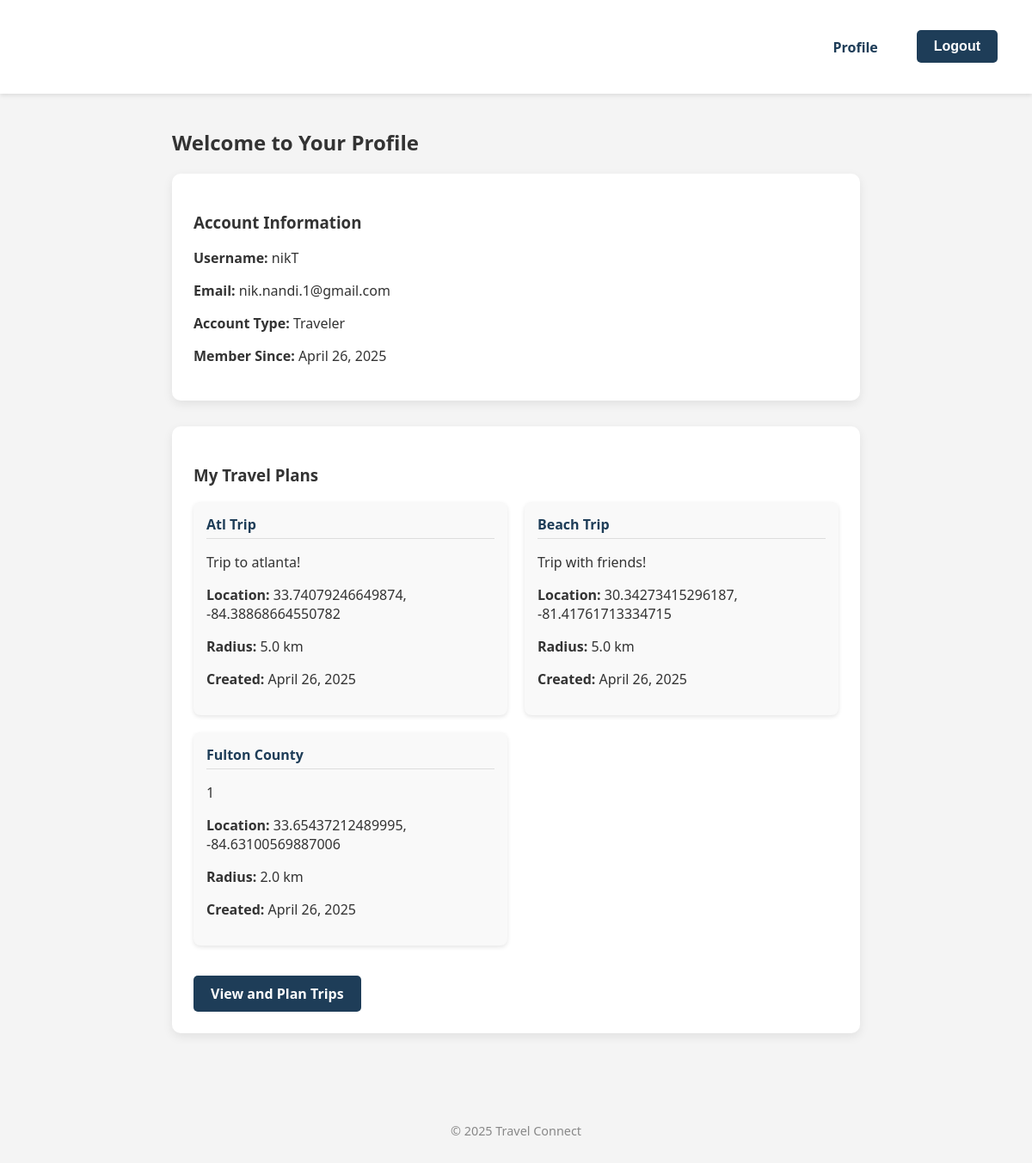
The app's page /accounts/profile/ (signed in) with its own data.
### pages/models.py (models this page shows, shortened)
class User(AbstractUser):
    ROLE_CHOICES = (
        ('traveler', 'Traveler'),
        ('guide', 'Tour Guide'),
        ('admin', 'Admin'),
    )
    role = models.CharField(max_length=20, choices=ROLE_CHOICES, default='traveler')
    def is_traveler(self):
        return self.role == 'traveler'
    def is_guide(self):
        return self.role == 'guide'
    def is_admin(self):
        return self.role == 'admin'

class TripArea(models.Model):
    user = models.ForeignKey(User, on_delete=models.CASCADE, related_name='trip_areas')
    name = models.CharField(max_length=100)
    description = models.TextField(blank=True)
    latitude = models.FloatField()
    longitude = models.FloatField()
    radius = models.FloatField()  # in kilometers
    created_at = models.DateTimeField(auto_now_add=True)

### pages/views.py (the view, shortened to what this page needs)
# urls.py: path('accounts/profile/', views.profile_view, name='profile'),
@login_required
def profile_view(request):
    trip_areas = TripArea.objects.filter(user=request.user)
    context = {'trip_areas': trip_areas}
    return render(request, 'pages/profile.html', context)

### pages/templates/pages/profile.html (shortened to what this page needs)
{% extends 'pages/base.html' %}
{% block content %}
<div class="profile-container">
    {% if user.is_admin %}
        {% include 'pages/admin_dashboard.html' %}
    {% else %}
        <h2>Welcome to Your Profile</h2>
        <div class="profile-card">
            <h3>Account Information</h3>
            <p><strong>Username:</strong> {{ user.username }}</p>
            <p><strong>Email:</strong> {{ user.email }}</p>
            <p><strong>Account Type:</strong> {{ user.get_role_display }}</p>
            <p><strong>Member Since:</strong> {{ user.date_joined|date:"F j, Y" }}</p>
        </div>
        {% if user.is_traveler %}
        <div class="profile-section">
            <h3>My Travel Plans</h3>
            {% if trip_areas %}
                <div class="trip-areas">
                    {% for trip in trip_areas %}
                    <div class="trip-card">
                        <h4>{{ trip.name }}</h4>
                        {% if trip.description %}
                        <p>{{ trip.description }}</p>
                        {% endif %}
                        <p><strong>Location:</strong> {{ trip.latitude }}, {{ trip.longitude }}</p>
                        <p><strong>Radius:</strong> {{ trip.radius }} km</p>
                        <p><strong>Created:</strong> {{ trip.created_at|date:"F j, Y" }}</p>
                    </div>
                    {% endfor %}
                </div>
            {% else %}
                <p>You haven't created any travel plans yet.</p>
            {% endif %}
            <a href="{% url 'map_ui' %}" class="btn">View and Plan Trips</a>
        </div>
        {% endif %}
    {% endif %}
</div>
{% endblock %}

### pages/static/core/style.css (style rules this page uses)
body { font-family: 'Segoe UI', sans-serif; margin: 0; padding: 0; background-color: #f4f4f4; color: #333; }
a { text-decoration: none; color: #1e3d58; }
.profile-container { max-width: 800px; margin: 40px auto; padding: 0 20px; }
.profile-card { background-color: white; border-radius: 10px; padding: 25px; box-shadow: 0 4px 12px rgba(0,0,0,0.08); margin-bottom: 30px; }
.profile-section { background-color: white; border-radius: 10px; padding: 25px; box-shadow: 0 4px 12px rgba(0,0,0,0.08); margin-bottom: 30px; }
.btn { display: inline-block; background-color: #1e3d58; color: white; padding: 10px 20px; border-radius: 5px; margin-top: 15px; font-weight: 600; border: none; cursor: pointer; text-align: center; font-size: 1rem; transition: background-color 0.3s ease, transform 0.2s ease; }
.trip-areas { display: grid; grid-template-columns: repeat(auto-fill, minmax(300px, 1fr)); gap: 20px; margin-bottom: 20px; }
.trip-card { background-color: #f9f9f9; border-radius: 8px; padding: 15px; box-shadow: 0 2px 5px rgba(0,0,0,0.1); transition: transform 0.2s ease, box-shadow 0.2s ease; }
.trip-card h4 { color: #1e3d58; margin-top: 0; margin-bottom: 10px; border-bottom: 1px solid #ddd; padding-bottom: 5px; }

### records on screen
User: username "nikT", email "nik.nandi.1@gmail.com", role "Traveler", date_joined "April 26, 2025"
TripArea: name "Atl Trip", description "Trip to atlanta!", latitude "33.74079246649874", longitude "-84.38868664550782", radius "5.0", created_at "April 26, 2025"
TripArea: name "Beach Trip", description "Trip with friends!", latitude "30.34273415296187", longitude "-81.41761713334715", radius "5.0", created_at "April 26, 2025"
TripArea: name "Fulton County", description "1", latitude "33.65437212489995", longitude "-84.63100569887006", radius "2.0", created_at "April 26, 2025"
